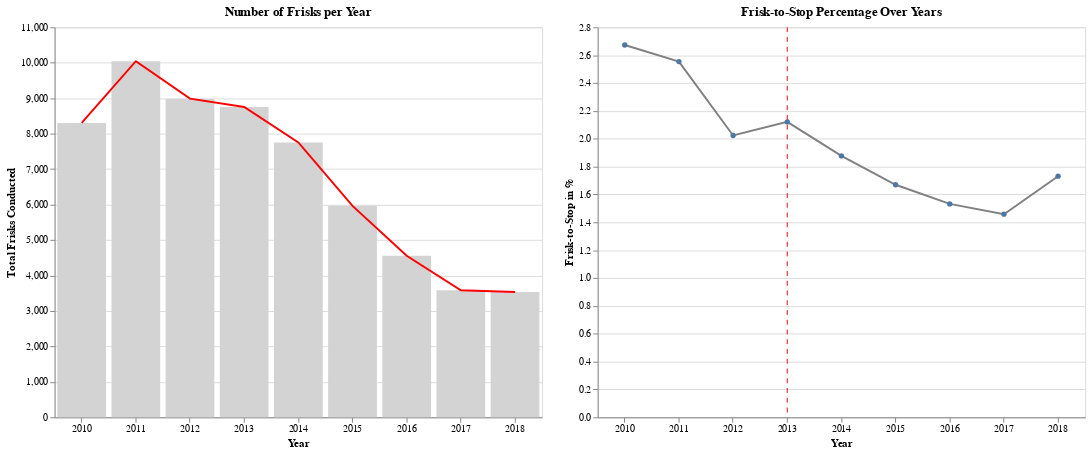

Notebook source saved alongside this figure:
### Markdown cell above
#### *Analysis of Frisks*

### Code cell
year_counts_frisk = drop_null_df[drop_null_df['frisk_performed'] == True].groupby('year').size().reset_index(name='frisk_counts')


bar_chart_a = alt.Chart(year_counts_frisk).mark_bar(color='lightgray').encode(
    x=alt.X('year:O', title= 'Year', axis=alt.Axis(labelAngle=0)),
    y=alt.Y('frisk_counts:Q', axis=alt.Axis(title='Total Frisks Conducted')),
    tooltip=['year', 'frisk_counts']
).properties(
    title='Number of Frisks per Year',
    width=500,
    height=400
)

line_chart_a = alt.Chart(year_counts_frisk).mark_line(color='red').encode(
    x='year:O',
    y='frisk_counts:Q'
)

# Layering charts
final_chart_a = alt.layer(bar_chart_a, line_chart_a).properties(
    width=500,
    height=400
)


#annual frisk rates
annual_stop_frisk_df = pd.merge(year_counts_frisk, year_stop_counts, on='year')

#calculating the first-to-stop ratio for each year
annual_stop_frisk_df['frisk_to_stop_perentage'] = annual_stop_frisk_df['frisk_counts'] * 100 / annual_stop_frisk_df['count_stops']

line_chart_b = alt.Chart(annual_stop_frisk_df).mark_line(point=True, color = 'gray').encode(
    x= alt.X('year:O', title= 'Year', axis=alt.Axis(labelAngle=0)),
    y=alt.Y('frisk_to_stop_perentage:Q', axis=alt.Axis(title='Frisk-to-Stop in %')),
    tooltip=['year', 'frisk_to_stop_perentage']
).properties(
    title='Frisk-to-Stop Percentage Over Years',
    width=500,
    height=400
)

ref_years_df = pd.DataFrame({'Year': ['2013']})

# reference lines
ref_lines = alt.Chart(ref_years_df).mark_rule(color='red', strokeWidth=1, strokeDash=[5, 5]).encode(
    x='Year:O',
).properties(
    width=500,
    height=400
)

# Combine the line chart with reference lines
final_chart_b = (line_chart_b + ref_lines).properties(
    width=500,
    height=400
)

# side-by-side display of charts
final_chart_a | final_chart_b

### Figure 1 — Vega-Lite specification as saved in the notebook (floating-point values rounded to 4 significant figures)
{"config": {"view": {"continuousWidth": 300, "continuousHeight": 300}}, "hconcat": [{"layer": [{"mark": {"type": "bar", "color": "lightgray"}, "encoding": {"tooltip": [{"field": "year", "type": "nominal"}, {"field": "frisk_counts", "type": "quantitative"}], "x": {"axis": {"labelAngle": 0}, "field": "year", "title": "Year", "type": "ordinal"}, "y": {"axis": {"title": "Total Frisks Conducted"}, "field": "frisk_counts", "type": "quantitative"}}, "title": "Number of Frisks per Year"}, {"mark": {"type": "line", "color": "red"}, "encoding": {"x": {"field": "year", "type": "ordinal"}, "y": {"field": "frisk_counts", "type": "quantitative"}}}], "data": {"name": "data-9b2359ebc27dec8d55a7e6f15d44a1c0"}, "height": 400, "width": 500}, {"layer": [{"data": {"name": "data-812330d4ea72427014274137206b43c9"}, "mark": {"type": "line", "color": "gray", "point": true}, "encoding": {"tooltip": [{"field": "year", "type": "nominal"}, {"field": "frisk_to_stop_perentage", "type": "quantitative"}], "x": {"axis": {"labelAngle": 0}, "field": "year", "title": "Year", "type": "ordinal"}, "y": {"axis": {"title": "Frisk-to-Stop in %"}, "field": "frisk_to_stop_perentage", "type": "quantitative"}}, "title": "Frisk-to-Stop Percentage Over Years"}, {"data": {"name": "data-170ac72bb7943de610bd807908c0104e"}, "mark": {"type": "rule", "color": "red", "strokeDash": [5, 5], "strokeWidth": 1}, "encoding": {"x": {"field": "Year", "type": "ordinal"}}}], "height": 400, "width": 500}], "$schema": "https://vega.github.io/schema/vega-lite/v5.8.0.json", "datasets": {"data-9b2359ebc27dec8d55a7e6f15d44a1c0": [{"year": "2010", "frisk_counts": 8303}, {"year": "2011", "frisk_counts": 10043}, {"year": "2012", "frisk_counts": 8987}, {"year": "2013", "frisk_counts": 8753}, {"year": "2014", "frisk_counts": 7753}, {"year": "2015", "frisk_counts": 5964}, {"year": "2016", "frisk_counts": 4554}, {"year": "2017", "frisk_counts": 3581}, {"year": "2018", "frisk_counts": 3535}], "data-812330d4ea72427014274137206b43c9": [{"year": "2010", "frisk_counts": 8303, "count_stops": 310622, "highlight": false, "frisk_to_stop_perentage": 2.673}, {"year": "2011", "frisk_counts": 10043, "count_stops": 393248, "highlight": false, "frisk_to_stop_perentage": 2.554}, {"year": "2012", "frisk_counts": 8987, "count_stops": 444146, "highlight": true, "frisk_to_stop_perentage": 2.023}, {"year": "2013", "frisk_counts": 8753, "count_stops": 412695, "highlight": true, "frisk_to_stop_perentage": 2.121}, {"year": "2014", "frisk_counts": 7753, "count_stops": 413114, "highlight": false, "frisk_to_stop_perentage": 1.877}, {"year": "2015", "frisk_counts": 5964, "count_stops": 357261, "highlight": false, "frisk_to_stop_perentage": 1.669}, {"year": "2016", "frisk_counts": 4554, "count_stops": 297248, "highlight": false, "frisk_to_stop_perentage": 1.532}, {"year": "2017", "frisk_counts": 3581, "count_stops": 245565, "highlight": false, "frisk_to_stop_perentage": 1.458}, {"year": "2018", "frisk_counts": 3535, "count_stops": 204217, "highlight": false, "frisk_to_stop_perentage": 1.731}], "data-170ac72bb7943de610bd807908c0104e": [{"Year": "2013"}]}}
